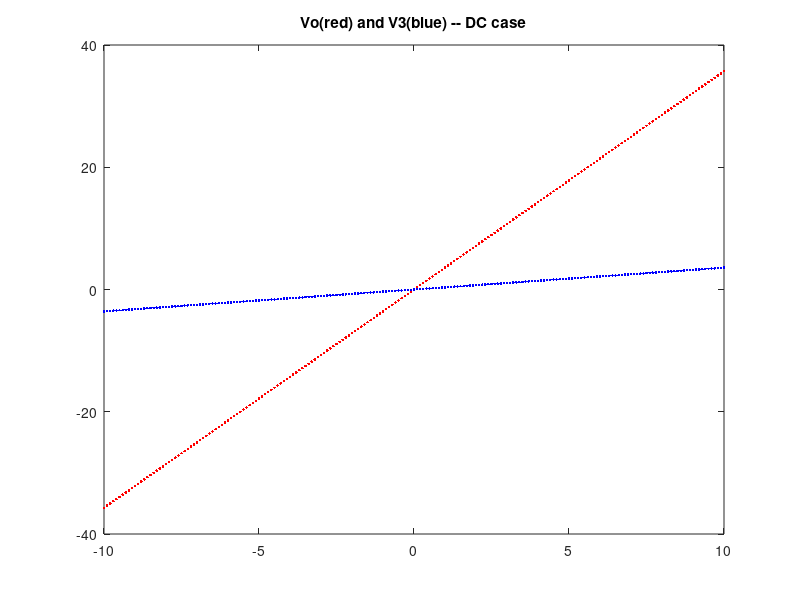
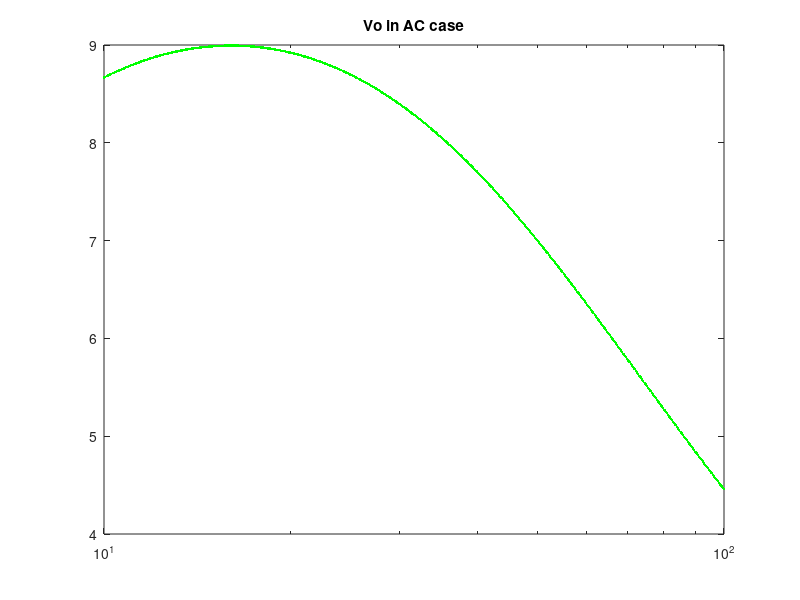
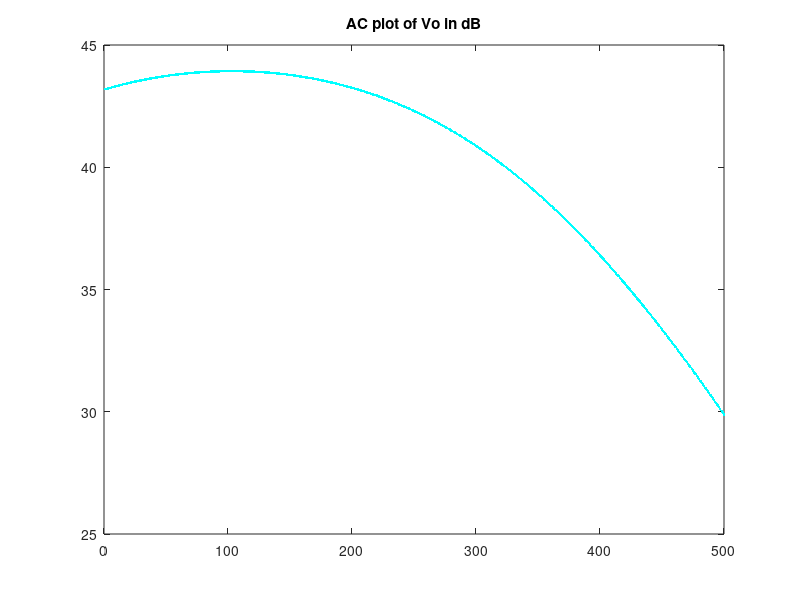
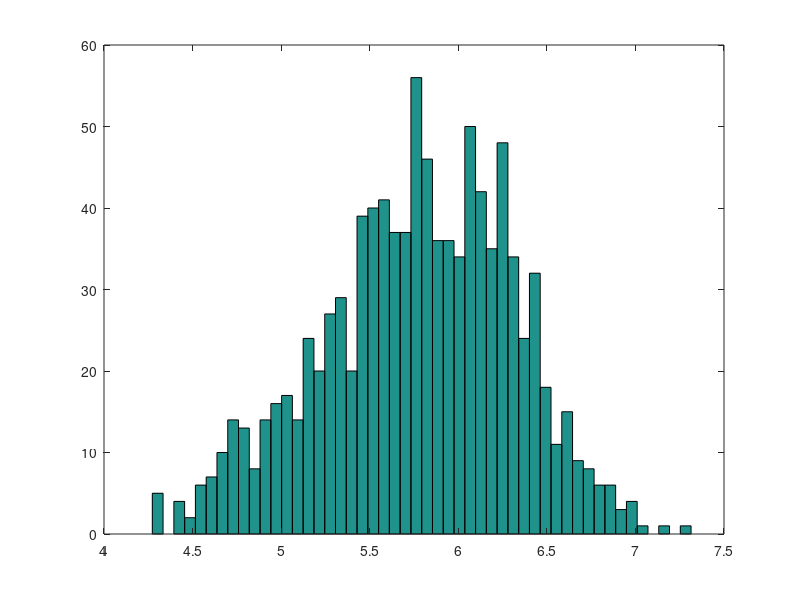

The MATLAB script that drew these images, in order:
%Peter Al-Ahmar 100961570
%Assignment 4 Question 1

close all;
clear 
%setting up the circuit


G1 = 1/1;%resistor 1 = 1
c = 0.25;%capacitor = 0.25
G2 = 1/2; %resistor 2 = 2
L = 0.2; %Inductor =0.2
G3 = 1/10; %resistor 3 = 10
alpha = 100;
G4 = 1/0.1; %Resistor 4
Go = 1/1000; %resistor 0 = 1000

%creating G matrix

G=  [1   0     0  0  0  0  0;
    -G2 G1+G2 -1  0  0  0  0;
     0    1    0 -1  0  0  0;
     0    0    -1 G3 0  0  0;
     0    0    0  0  -alpha 1  0;
     0    0    0  G3 -1 0  0;
     0    0    0  0   0 -G4 G4+Go];
 
 %creating C matrix
 
 C = [0 0 0 0 0 0 0;
     -c c 0 0 0 0 0;
      0 0 -L 0 0 0 0;
      0 0 0 0 0 0 0;
      0 0 0 0 0 0 0;
      0 0 0 0 0 0 0;
      0 0 0 0 0 0 0;];

Vdc = zeros(7,1); %DC voltage matrix
Vac = zeros(7,1); %AC voltage matrix
F = zeros(7,1); %F matrix
 
 
for v = -10:0.1: 10 %DC sweep
    F(1,1) = v;
    Vdc = G\F;
    
    figure(1);
    plot(v, Vdc(7,1), 'r.')
    hold on
    
    plot(v, Vdc(4,1), 'b.')
    hold on
    title('Vo(red) and V3(blue) -- DC case') 
end

w = logspace(1,2,500);
F(1) = 1;

for i = 1:length(w)
    
    Vac = (G + C *1j * w(i))\F;
    figure(2);
    semilogx(w(i), abs(Vac(7,1)), 'g.')
    hold on
    title('Vo in AC case')
    
    dB = 20*log(abs(Vac(7,1))/F(1));
    figure(3);
   
    plot(i, dB, 'c.')
    hold on
    title('AC plot of Vo in dB')
    
end

pii = pi;
ACcase =  0.25 + 0.05.*randn(1,1000);
Vgain = zeros(1000,1);

for k = 1:length(Vgain)
    c = ACcase(k);
    C(2,1) = -c;
    C(2,2) = c;
    Vac = (G + C *1j * pii)\F;
    Vgain(k,1) = abs(Vac(7,1))/F(1);   
end
figure(4);
hist(Vgain,50);
